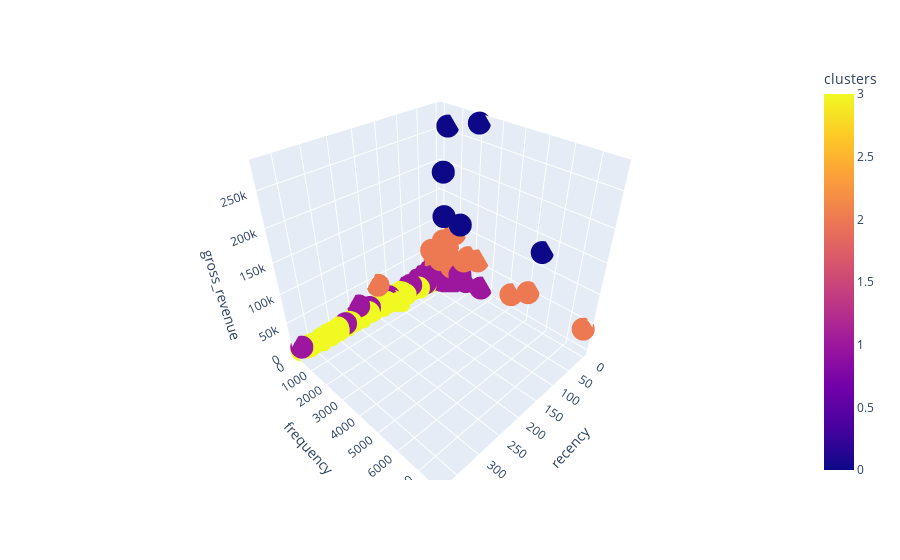

The notebook cell this image was saved under:
### Markdown cell above
## 10.1. Visualization Inspection

### Code cell
fig = px.scatter_3d(df_ref_10, x='recency', y='frequency', z='gross_revenue', color='clusters')
fig.show()

### Figure 1 — Plotly figure (JSON) as saved in the notebook; plotly's stock layout.template omitted (floating-point values rounded to 4 significant figures; data arrays with more than 128 entries replaced by an {"elided": "..."} marker saying what was removed)
{"data": [{"hovertemplate": "recency=%{x}<br>frequency=%{y}<br>gross_revenue=%{z}<br>clusters=%{marker.color}<extra></extra>", "legendgroup": "", "marker": {"color": {"elided": "4334 int values"}, "coloraxis": "coloraxis", "symbol": "circle"}, "mode": "markers", "name": "", "scene": "scene", "showlegend": false, "type": "scatter3d", "x": {"elided": "4334 int values"}, "y": {"elided": "4334 int values"}, "z": {"elided": "4334 float values"}}], "layout": {"coloraxis": {"colorbar": {"title": {"text": "clusters"}}, "colorscale": [[0, "#0d0887"], [0.1111, "#46039f"], [0.2222, "#7201a8"], [0.3333, "#9c179e"], [0.4444, "#bd3786"], [0.5556, "#d8576b"], [0.6667, "#ed7953"], [0.7778, "#fb9f3a"], [0.8889, "#fdca26"], [1, "#f0f921"]]}, "legend": {"tracegroupgap": 0}, "margin": {"t": 60}, "scene": {"domain": {"x": [0, 1], "y": [0, 1]}, "xaxis": {"title": {"text": "recency"}}, "yaxis": {"title": {"text": "frequency"}}, "zaxis": {"title": {"text": "gross_revenue"}}}}}
